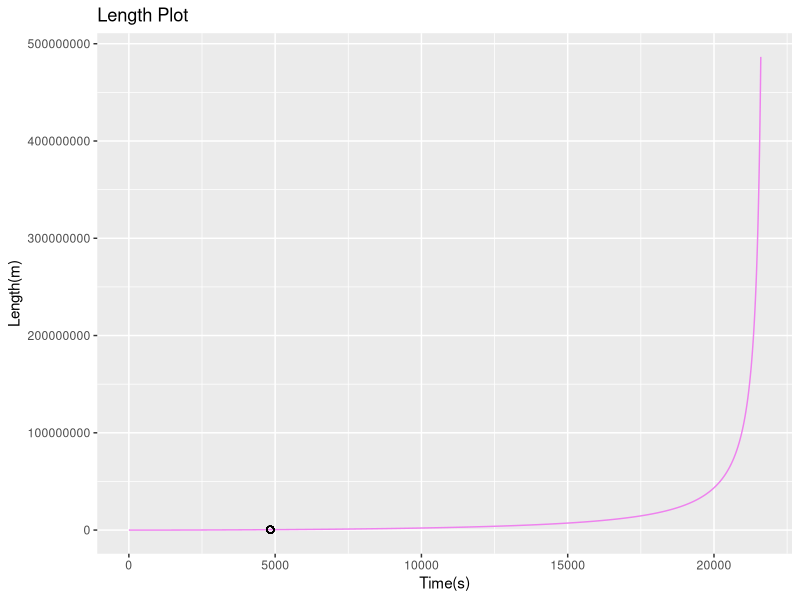
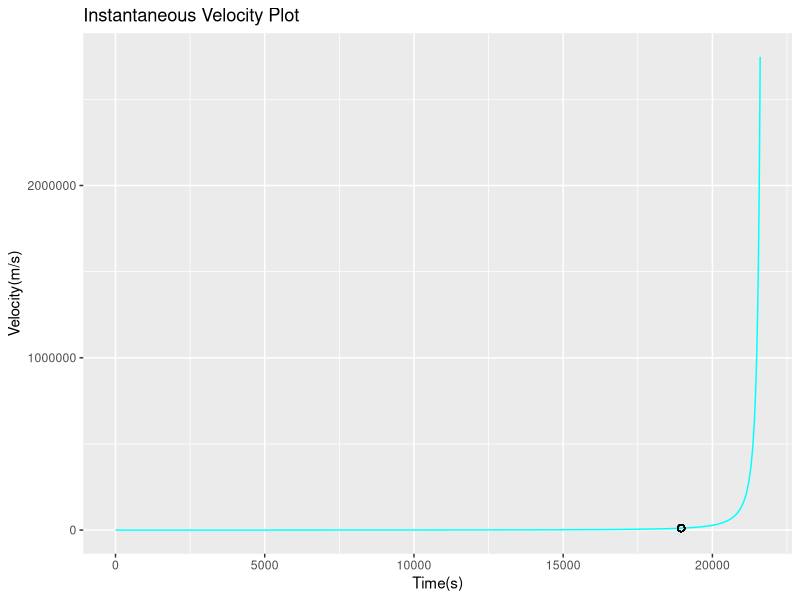
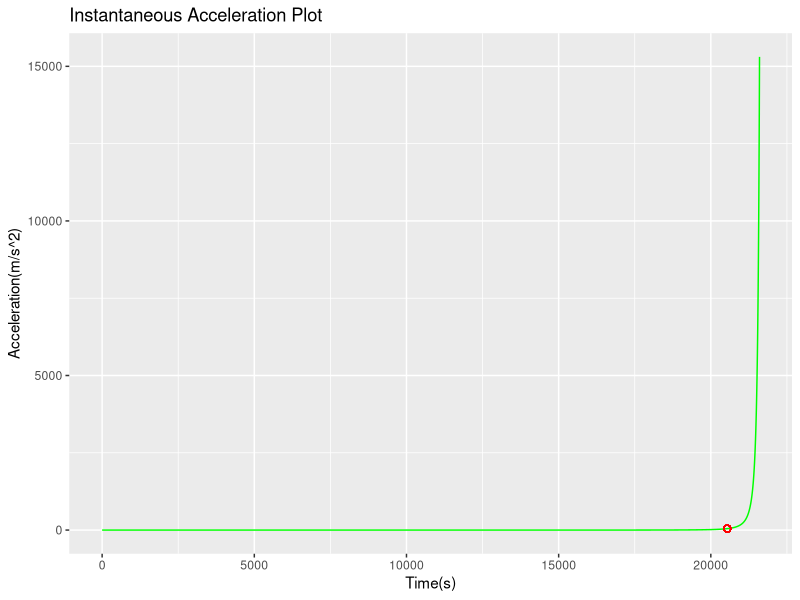

These charts were generated, in order, by the following R code:
## ---- chunk 1
knitr::opts_chunk$set(echo = TRUE)
library(ggplot2)
## ---- chunk 2
options(scipen=999)
t = seq(0, 60*60*6, 1)
len = 6378000*((1/cos(460/6378000*t)) - 1)
values = c(len)
# Create a variable that indicates what is being plotted
function.type = rep(c("Length(t)"), each = length(t))
xval = c(t)
plot.dat = data.frame(values, xval, function.type)

ggplot(plot.dat, 
       aes(x = xval, y = values))+ geom_line(color="violet")+ ggtitle("Length Plot")+ xlab("Time(s)")+ ylab("Length(m)")+ geom_point(shape=1, aes(x=4836.77, y=408773), colour="black", size=2)
## ---- chunk 3
options(scipen=999) # Setup
t = seq(0, 60*60*6, 1) # Domain
vel = 460*tan(460/6378000*t)*1/cos(460/6378000*t)
values = c(vel)
# Create a variable that indicates what is being plotted
function.type = rep(c("Velocity(t)"), each = length(t))
xval = c(t)
plot.dat = data.frame(values, xval, function.type)
ggplot(plot.dat, aes(x = xval, y = values))+
  geom_line(color="cyan")+
  ggtitle("Instantaneous Velocity Plot")+
  xlab("Time(s)")+ ylab("Velocity(m/s)")+
  geom_point(shape=1, aes(x=18954.04, y=11000), colour="black", size=2)
## ---- chunk 4
# ggplot wants a data frame in long format
# Stack the values
options(scipen=999) #dont use scientific notation
t = seq(0, 60*60*6, 1)
acc = 460^(2)/6378000*sin(460/6378000*t)^2*1/(cos(460/6378000*t)^3)
values = c(acc)
# Create a variable that indicates what is being plotted
function.type = rep(c("Acceleration(t)"), each = length(t))
xval = c(t)
plot.dat = data.frame(values, xval, function.type)

ggplot(plot.dat, 
       aes(x = xval, y = values))+ geom_line(color="green")+ ggtitle("Instantaneous Acceleration Plot")+ xlab("Time(s)")+ ylab("Acceleration(m/s^2)")+ geom_point(shape=1, aes(x=20539.47, y=46.2), colour="red", size=2)
